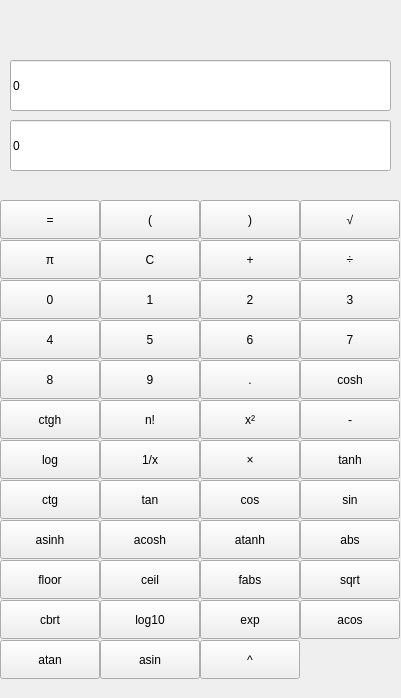
<?xml version="1.0" encoding="UTF-8"?>
<ui version="4.0">
 <class>Calculator</class>
 <widget class="QWidget" name="Calculator">
  <property name="geometry">
   <rect>
    <x>0</x>
    <y>0</y>
    <width>401</width>
    <height>698</height>
   </rect>
  </property>
  <property name="contextMenuPolicy">
   <enum>Qt::DefaultContextMenu</enum>
  </property>
  <property name="windowTitle">
   <string>Kalkulator</string>
  </property>
  <widget class="QLineEdit" name="input">
   <property name="geometry">
    <rect>
     <x>10</x>
     <y>120</y>
     <width>381</width>
     <height>51</height>
    </rect>
   </property>
   <property name="text">
    <string>0</string>
   </property>
   <property name="readOnly">
    <bool>false</bool>
   </property>
  </widget>
  <widget class="QLineEdit" name="result">
   <property name="geometry">
    <rect>
     <x>10</x>
     <y>60</y>
     <width>381</width>
     <height>51</height>
    </rect>
   </property>
   <property name="text">
    <string>0</string>
   </property>
   <property name="readOnly">
    <bool>true</bool>
   </property>
  </widget>
  <widget class="QPushButton" name="asinh">
   <property name="geometry">
    <rect>
     <x>0</x>
     <y>520</y>
     <width>100</width>
     <height>39</height>
    </rect>
   </property>
   <property name="sizePolicy">
    <sizepolicy hsizetype="Preferred" vsizetype="Preferred">
     <horstretch>0</horstretch>
     <verstretch>0</verstretch>
    </sizepolicy>
   </property>
   <property name="text">
    <string>asinh</string>
   </property>
  </widget>
  <widget class="QPushButton" name="acosh">
   <property name="geometry">
    <rect>
     <x>100</x>
     <y>520</y>
     <width>100</width>
     <height>39</height>
    </rect>
   </property>
   <property name="sizePolicy">
    <sizepolicy hsizetype="Preferred" vsizetype="Preferred">
     <horstretch>0</horstretch>
     <verstretch>0</verstretch>
    </sizepolicy>
   </property>
   <property name="text">
    <string>acosh</string>
   </property>
  </widget>
  <widget class="QPushButton" name="atanh">
   <property name="geometry">
    <rect>
     <x>200</x>
     <y>520</y>
     <width>100</width>
     <height>39</height>
    </rect>
   </property>
   <property name="sizePolicy">
    <sizepolicy hsizetype="Preferred" vsizetype="Preferred">
     <horstretch>0</horstretch>
     <verstretch>0</verstretch>
    </sizepolicy>
   </property>
   <property name="text">
    <string>atanh</string>
   </property>
  </widget>
  <widget class="QPushButton" name="abs">
   <property name="geometry">
    <rect>
     <x>300</x>
     <y>520</y>
     <width>100</width>
     <height>39</height>
    </rect>
   </property>
   <property name="sizePolicy">
    <sizepolicy hsizetype="Preferred" vsizetype="Preferred">
     <horstretch>0</horstretch>
     <verstretch>0</verstretch>
    </sizepolicy>
   </property>
   <property name="text">
    <string>abs</string>
   </property>
  </widget>
  <widget class="QPushButton" name="floor">
   <property name="geometry">
    <rect>
     <x>0</x>
     <y>560</y>
     <width>100</width>
     <height>39</height>
    </rect>
   </property>
   <property name="sizePolicy">
    <sizepolicy hsizetype="Preferred" vsizetype="Preferred">
     <horstretch>0</horstretch>
     <verstretch>0</verstretch>
    </sizepolicy>
   </property>
   <property name="text">
    <string>floor</string>
   </property>
  </widget>
  <widget class="QPushButton" name="ceil">
   <property name="geometry">
    <rect>
     <x>100</x>
     <y>560</y>
     <width>100</width>
     <height>39</height>
    </rect>
   </property>
   <property name="sizePolicy">
    <sizepolicy hsizetype="Preferred" vsizetype="Preferred">
     <horstretch>0</horstretch>
     <verstretch>0</verstretch>
    </sizepolicy>
   </property>
   <property name="text">
    <string>ceil</string>
   </property>
  </widget>
  <widget class="QPushButton" name="fabs">
   <property name="geometry">
    <rect>
     <x>200</x>
     <y>560</y>
     <width>100</width>
     <height>39</height>
    </rect>
   </property>
   <property name="sizePolicy">
    <sizepolicy hsizetype="Preferred" vsizetype="Preferred">
     <horstretch>0</horstretch>
     <verstretch>0</verstretch>
    </sizepolicy>
   </property>
   <property name="text">
    <string>fabs</string>
   </property>
  </widget>
  <widget class="QPushButton" name="sqrt">
   <property name="geometry">
    <rect>
     <x>300</x>
     <y>560</y>
     <width>100</width>
     <height>39</height>
    </rect>
   </property>
   <property name="sizePolicy">
    <sizepolicy hsizetype="Preferred" vsizetype="Preferred">
     <horstretch>0</horstretch>
     <verstretch>0</verstretch>
    </sizepolicy>
   </property>
   <property name="text">
    <string>sqrt</string>
   </property>
  </widget>
  <widget class="QPushButton" name="cbrt">
   <property name="geometry">
    <rect>
     <x>0</x>
     <y>600</y>
     <width>100</width>
     <height>39</height>
    </rect>
   </property>
   <property name="sizePolicy">
    <sizepolicy hsizetype="Preferred" vsizetype="Preferred">
     <horstretch>0</horstretch>
     <verstretch>0</verstretch>
    </sizepolicy>
   </property>
   <property name="text">
    <string>cbrt</string>
   </property>
  </widget>
  <widget class="QPushButton" name="log10">
   <property name="geometry">
    <rect>
     <x>100</x>
     <y>600</y>
     <width>100</width>
     <height>39</height>
    </rect>
   </property>
   <property name="sizePolicy">
    <sizepolicy hsizetype="Preferred" vsizetype="Preferred">
     <horstretch>0</horstretch>
     <verstretch>0</verstretch>
    </sizepolicy>
   </property>
   <property name="text">
    <string>log10</string>
   </property>
  </widget>
  <widget class="QPushButton" name="exp">
   <property name="geometry">
    <rect>
     <x>200</x>
     <y>600</y>
     <width>100</width>
     <height>39</height>
    </rect>
   </property>
   <property name="sizePolicy">
    <sizepolicy hsizetype="Preferred" vsizetype="Preferred">
     <horstretch>0</horstretch>
     <verstretch>0</verstretch>
    </sizepolicy>
   </property>
   <property name="text">
    <string>exp</string>
   </property>
  </widget>
  <widget class="QPushButton" name="acos">
   <property name="geometry">
    <rect>
     <x>300</x>
     <y>600</y>
     <width>100</width>
     <height>39</height>
    </rect>
   </property>
   <property name="sizePolicy">
    <sizepolicy hsizetype="Preferred" vsizetype="Preferred">
     <horstretch>0</horstretch>
     <verstretch>0</verstretch>
    </sizepolicy>
   </property>
   <property name="text">
    <string>acos</string>
   </property>
  </widget>
  <widget class="QPushButton" name="atan">
   <property name="geometry">
    <rect>
     <x>0</x>
     <y>640</y>
     <width>100</width>
     <height>39</height>
    </rect>
   </property>
   <property name="sizePolicy">
    <sizepolicy hsizetype="Preferred" vsizetype="Preferred">
     <horstretch>0</horstretch>
     <verstretch>0</verstretch>
    </sizepolicy>
   </property>
   <property name="text">
    <string>atan</string>
   </property>
  </widget>
  <widget class="QPushButton" name="asin">
   <property name="geometry">
    <rect>
     <x>100</x>
     <y>640</y>
     <width>100</width>
     <height>39</height>
    </rect>
   </property>
   <property name="sizePolicy">
    <sizepolicy hsizetype="Preferred" vsizetype="Preferred">
     <horstretch>0</horstretch>
     <verstretch>0</verstretch>
    </sizepolicy>
   </property>
   <property name="text">
    <string>asin</string>
   </property>
  </widget>
  <widget class="QPushButton" name="opbracket">
   <property name="geometry">
    <rect>
     <x>100</x>
     <y>200</y>
     <width>100</width>
     <height>39</height>
    </rect>
   </property>
   <property name="sizePolicy">
    <sizepolicy hsizetype="Preferred" vsizetype="Preferred">
     <horstretch>0</horstretch>
     <verstretch>0</verstretch>
    </sizepolicy>
   </property>
   <property name="text">
    <string>(</string>
   </property>
  </widget>
  <widget class="QPushButton" name="closbracket">
   <property name="geometry">
    <rect>
     <x>200</x>
     <y>200</y>
     <width>100</width>
     <height>39</height>
    </rect>
   </property>
   <property name="sizePolicy">
    <sizepolicy hsizetype="Preferred" vsizetype="Preferred">
     <horstretch>0</horstretch>
     <verstretch>0</verstretch>
    </sizepolicy>
   </property>
   <property name="text">
    <string>)</string>
   </property>
  </widget>
  <widget class="QPushButton" name="tanh">
   <property name="geometry">
    <rect>
     <x>300</x>
     <y>440</y>
     <width>100</width>
     <height>39</height>
    </rect>
   </property>
   <property name="sizePolicy">
    <sizepolicy hsizetype="Preferred" vsizetype="Preferred">
     <horstretch>0</horstretch>
     <verstretch>0</verstretch>
    </sizepolicy>
   </property>
   <property name="text">
    <string>tanh</string>
   </property>
  </widget>
  <widget class="QPushButton" name="ctgh">
   <property name="geometry">
    <rect>
     <x>0</x>
     <y>400</y>
     <width>100</width>
     <height>39</height>
    </rect>
   </property>
   <property name="sizePolicy">
    <sizepolicy hsizetype="Preferred" vsizetype="Preferred">
     <horstretch>0</horstretch>
     <verstretch>0</verstretch>
    </sizepolicy>
   </property>
   <property name="text">
    <string>ctgh</string>
   </property>
  </widget>
  <widget class="QPushButton" name="element">
   <property name="geometry">
    <rect>
     <x>300</x>
     <y>200</y>
     <width>100</width>
     <height>39</height>
    </rect>
   </property>
   <property name="sizePolicy">
    <sizepolicy hsizetype="Preferred" vsizetype="Preferred">
     <horstretch>0</horstretch>
     <verstretch>0</verstretch>
    </sizepolicy>
   </property>
   <property name="text">
    <string>√</string>
   </property>
  </widget>
  <widget class="QPushButton" name="square">
   <property name="geometry">
    <rect>
     <x>200</x>
     <y>400</y>
     <width>100</width>
     <height>39</height>
    </rect>
   </property>
   <property name="sizePolicy">
    <sizepolicy hsizetype="Preferred" vsizetype="Preferred">
     <horstretch>0</horstretch>
     <verstretch>0</verstretch>
    </sizepolicy>
   </property>
   <property name="text">
    <string>x²</string>
   </property>
  </widget>
  <widget class="QPushButton" name="onebyx">
   <property name="geometry">
    <rect>
     <x>100</x>
     <y>440</y>
     <width>100</width>
     <height>39</height>
    </rect>
   </property>
   <property name="sizePolicy">
    <sizepolicy hsizetype="Preferred" vsizetype="Preferred">
     <horstretch>0</horstretch>
     <verstretch>0</verstretch>
    </sizepolicy>
   </property>
   <property name="text">
    <string>1/x</string>
   </property>
  </widget>
  <widget class="QPushButton" name="C">
   <property name="geometry">
    <rect>
     <x>100</x>
     <y>240</y>
     <width>100</width>
     <height>39</height>
    </rect>
   </property>
   <property name="sizePolicy">
    <sizepolicy hsizetype="Preferred" vsizetype="Preferred">
     <horstretch>0</horstretch>
     <verstretch>0</verstretch>
    </sizepolicy>
   </property>
   <property name="text">
    <string>C</string>
   </property>
  </widget>
  <widget class="QPushButton" name="comma">
   <property name="geometry">
    <rect>
     <x>200</x>
     <y>360</y>
     <width>100</width>
     <height>39</height>
    </rect>
   </property>
   <property name="sizePolicy">
    <sizepolicy hsizetype="Preferred" vsizetype="Preferred">
     <horstretch>0</horstretch>
     <verstretch>0</verstretch>
    </sizepolicy>
   </property>
   <property name="text">
    <string>.</string>
   </property>
  </widget>
  <widget class="QPushButton" name="cosh">
   <property name="geometry">
    <rect>
     <x>300</x>
     <y>360</y>
     <width>100</width>
     <height>39</height>
    </rect>
   </property>
   <property name="sizePolicy">
    <sizepolicy hsizetype="Preferred" vsizetype="Preferred">
     <horstretch>0</horstretch>
     <verstretch>0</verstretch>
    </sizepolicy>
   </property>
   <property name="text">
    <string>cosh</string>
   </property>
  </widget>
  <widget class="QPushButton" name="divide">
   <property name="geometry">
    <rect>
     <x>300</x>
     <y>240</y>
     <width>100</width>
     <height>39</height>
    </rect>
   </property>
   <property name="sizePolicy">
    <sizepolicy hsizetype="Preferred" vsizetype="Preferred">
     <horstretch>0</horstretch>
     <verstretch>0</verstretch>
    </sizepolicy>
   </property>
   <property name="text">
    <string>÷</string>
   </property>
  </widget>
  <widget class="QPushButton" name="pushButton_7">
   <property name="geometry">
    <rect>
     <x>300</x>
     <y>320</y>
     <width>100</width>
     <height>39</height>
    </rect>
   </property>
   <property name="sizePolicy">
    <sizepolicy hsizetype="Preferred" vsizetype="Preferred">
     <horstretch>0</horstretch>
     <verstretch>0</verstretch>
    </sizepolicy>
   </property>
   <property name="text">
    <string>7</string>
   </property>
  </widget>
  <widget class="QPushButton" name="pushButton_8">
   <property name="geometry">
    <rect>
     <x>0</x>
     <y>360</y>
     <width>100</width>
     <height>39</height>
    </rect>
   </property>
   <property name="sizePolicy">
    <sizepolicy hsizetype="Preferred" vsizetype="Preferred">
     <horstretch>0</horstretch>
     <verstretch>0</verstretch>
    </sizepolicy>
   </property>
   <property name="text">
    <string>8</string>
   </property>
  </widget>
  <widget class="QPushButton" name="pushButton_9">
   <property name="geometry">
    <rect>
     <x>100</x>
     <y>360</y>
     <width>100</width>
     <height>39</height>
    </rect>
   </property>
   <property name="sizePolicy">
    <sizepolicy hsizetype="Preferred" vsizetype="Preferred">
     <horstretch>0</horstretch>
     <verstretch>0</verstretch>
    </sizepolicy>
   </property>
   <property name="text">
    <string>9</string>
   </property>
  </widget>
  <widget class="QPushButton" name="multiply">
   <property name="geometry">
    <rect>
     <x>200</x>
     <y>440</y>
     <width>100</width>
     <height>39</height>
    </rect>
   </property>
   <property name="sizePolicy">
    <sizepolicy hsizetype="Preferred" vsizetype="Preferred">
     <horstretch>0</horstretch>
     <verstretch>0</verstretch>
    </sizepolicy>
   </property>
   <property name="text">
    <string>×</string>
   </property>
  </widget>
  <widget class="QPushButton" name="pushButton_4">
   <property name="geometry">
    <rect>
     <x>0</x>
     <y>320</y>
     <width>100</width>
     <height>39</height>
    </rect>
   </property>
   <property name="sizePolicy">
    <sizepolicy hsizetype="Preferred" vsizetype="Preferred">
     <horstretch>0</horstretch>
     <verstretch>0</verstretch>
    </sizepolicy>
   </property>
   <property name="text">
    <string>4</string>
   </property>
  </widget>
  <widget class="QPushButton" name="pushButton_5">
   <property name="geometry">
    <rect>
     <x>100</x>
     <y>320</y>
     <width>100</width>
     <height>39</height>
    </rect>
   </property>
   <property name="sizePolicy">
    <sizepolicy hsizetype="Preferred" vsizetype="Preferred">
     <horstretch>0</horstretch>
     <verstretch>0</verstretch>
    </sizepolicy>
   </property>
   <property name="text">
    <string>5</string>
   </property>
  </widget>
  <widget class="QPushButton" name="pushButton_6">
   <property name="geometry">
    <rect>
     <x>200</x>
     <y>320</y>
     <width>100</width>
     <height>39</height>
    </rect>
   </property>
   <property name="sizePolicy">
    <sizepolicy hsizetype="Preferred" vsizetype="Preferred">
     <horstretch>0</horstretch>
     <verstretch>0</verstretch>
    </sizepolicy>
   </property>
   <property name="text">
    <string>6</string>
   </property>
  </widget>
  <widget class="QPushButton" name="minus">
   <property name="geometry">
    <rect>
     <x>300</x>
     <y>400</y>
     <width>100</width>
     <height>39</height>
    </rect>
   </property>
   <property name="sizePolicy">
    <sizepolicy hsizetype="Preferred" vsizetype="Preferred">
     <horstretch>0</horstretch>
     <verstretch>0</verstretch>
    </sizepolicy>
   </property>
   <property name="text">
    <string>-</string>
   </property>
  </widget>
  <widget class="QPushButton" name="pushButton_1">
   <property name="geometry">
    <rect>
     <x>100</x>
     <y>280</y>
     <width>100</width>
     <height>39</height>
    </rect>
   </property>
   <property name="sizePolicy">
    <sizepolicy hsizetype="Preferred" vsizetype="Preferred">
     <horstretch>0</horstretch>
     <verstretch>0</verstretch>
    </sizepolicy>
   </property>
   <property name="text">
    <string>1</string>
   </property>
  </widget>
  <widget class="QPushButton" name="pushButton_2">
   <property name="geometry">
    <rect>
     <x>200</x>
     <y>280</y>
     <width>100</width>
     <height>39</height>
    </rect>
   </property>
   <property name="sizePolicy">
    <sizepolicy hsizetype="Preferred" vsizetype="Preferred">
     <horstretch>0</horstretch>
     <verstretch>0</verstretch>
    </sizepolicy>
   </property>
   <property name="text">
    <string>2</string>
   </property>
  </widget>
  <widget class="QPushButton" name="pushButton_3">
   <property name="geometry">
    <rect>
     <x>300</x>
     <y>280</y>
     <width>100</width>
     <height>39</height>
    </rect>
   </property>
   <property name="sizePolicy">
    <sizepolicy hsizetype="Preferred" vsizetype="Preferred">
     <horstretch>0</horstretch>
     <verstretch>0</verstretch>
    </sizepolicy>
   </property>
   <property name="text">
    <string>3</string>
   </property>
  </widget>
  <widget class="QPushButton" name="plus">
   <property name="geometry">
    <rect>
     <x>200</x>
     <y>240</y>
     <width>100</width>
     <height>39</height>
    </rect>
   </property>
   <property name="sizePolicy">
    <sizepolicy hsizetype="Preferred" vsizetype="Preferred">
     <horstretch>0</horstretch>
     <verstretch>0</verstretch>
    </sizepolicy>
   </property>
   <property name="text">
    <string>+</string>
   </property>
  </widget>
  <widget class="QPushButton" name="pushButton_0">
   <property name="geometry">
    <rect>
     <x>0</x>
     <y>280</y>
     <width>100</width>
     <height>39</height>
    </rect>
   </property>
   <property name="sizePolicy">
    <sizepolicy hsizetype="Preferred" vsizetype="Preferred">
     <horstretch>0</horstretch>
     <verstretch>0</verstretch>
    </sizepolicy>
   </property>
   <property name="text">
    <string>0</string>
   </property>
  </widget>
  <widget class="QPushButton" name="equals">
   <property name="geometry">
    <rect>
     <x>0</x>
     <y>200</y>
     <width>100</width>
     <height>39</height>
    </rect>
   </property>
   <property name="sizePolicy">
    <sizepolicy hsizetype="Preferred" vsizetype="Preferred">
     <horstretch>0</horstretch>
     <verstretch>0</verstretch>
    </sizepolicy>
   </property>
   <property name="text">
    <string>=</string>
   </property>
  </widget>
  <widget class="QPushButton" name="sin">
   <property name="geometry">
    <rect>
     <x>300</x>
     <y>480</y>
     <width>100</width>
     <height>39</height>
    </rect>
   </property>
   <property name="sizePolicy">
    <sizepolicy hsizetype="Preferred" vsizetype="Preferred">
     <horstretch>0</horstretch>
     <verstretch>0</verstretch>
    </sizepolicy>
   </property>
   <property name="text">
    <string>sin</string>
   </property>
  </widget>
  <widget class="QPushButton" name="cos">
   <property name="geometry">
    <rect>
     <x>200</x>
     <y>480</y>
     <width>100</width>
     <height>39</height>
    </rect>
   </property>
   <property name="sizePolicy">
    <sizepolicy hsizetype="Preferred" vsizetype="Preferred">
     <horstretch>0</horstretch>
     <verstretch>0</verstretch>
    </sizepolicy>
   </property>
   <property name="text">
    <string>cos</string>
   </property>
  </widget>
  <widget class="QPushButton" name="tan">
   <property name="geometry">
    <rect>
     <x>100</x>
     <y>480</y>
     <width>100</width>
     <height>39</height>
    </rect>
   </property>
   <property name="sizePolicy">
    <sizepolicy hsizetype="Preferred" vsizetype="Preferred">
     <horstretch>0</horstretch>
     <verstretch>0</verstretch>
    </sizepolicy>
   </property>
   <property name="text">
    <string>tan</string>
   </property>
  </widget>
  <widget class="QPushButton" name="ctg">
   <property name="geometry">
    <rect>
     <x>0</x>
     <y>480</y>
     <width>100</width>
     <height>39</height>
    </rect>
   </property>
   <property name="sizePolicy">
    <sizepolicy hsizetype="Preferred" vsizetype="Preferred">
     <horstretch>0</horstretch>
     <verstretch>0</verstretch>
    </sizepolicy>
   </property>
   <property name="text">
    <string>ctg</string>
   </property>
  </widget>
  <widget class="QPushButton" name="factorial">
   <property name="geometry">
    <rect>
     <x>100</x>
     <y>400</y>
     <width>100</width>
     <height>39</height>
    </rect>
   </property>
   <property name="sizePolicy">
    <sizepolicy hsizetype="Preferred" vsizetype="Preferred">
     <horstretch>0</horstretch>
     <verstretch>0</verstretch>
    </sizepolicy>
   </property>
   <property name="text">
    <string>n!</string>
   </property>
  </widget>
  <widget class="QPushButton" name="pi">
   <property name="geometry">
    <rect>
     <x>0</x>
     <y>240</y>
     <width>100</width>
     <height>39</height>
    </rect>
   </property>
   <property name="sizePolicy">
    <sizepolicy hsizetype="Preferred" vsizetype="Preferred">
     <horstretch>0</horstretch>
     <verstretch>0</verstretch>
    </sizepolicy>
   </property>
   <property name="text">
    <string>π</string>
   </property>
  </widget>
  <widget class="QPushButton" name="log">
   <property name="geometry">
    <rect>
     <x>0</x>
     <y>440</y>
     <width>100</width>
     <height>39</height>
    </rect>
   </property>
   <property name="sizePolicy">
    <sizepolicy hsizetype="Preferred" vsizetype="Preferred">
     <horstretch>0</horstretch>
     <verstretch>0</verstretch>
    </sizepolicy>
   </property>
   <property name="text">
    <string>log</string>
   </property>
  </widget>
  <widget class="QPushButton" name="power">
   <property name="geometry">
    <rect>
     <x>200</x>
     <y>640</y>
     <width>100</width>
     <height>39</height>
    </rect>
   </property>
   <property name="sizePolicy">
    <sizepolicy hsizetype="Preferred" vsizetype="Preferred">
     <horstretch>0</horstretch>
     <verstretch>0</verstretch>
    </sizepolicy>
   </property>
   <property name="text">
    <string>^</string>
   </property>
  </widget>
 </widget>
 <layoutdefault spacing="6" margin="11"/>
 <resources/>
 <connections/>
</ui>
